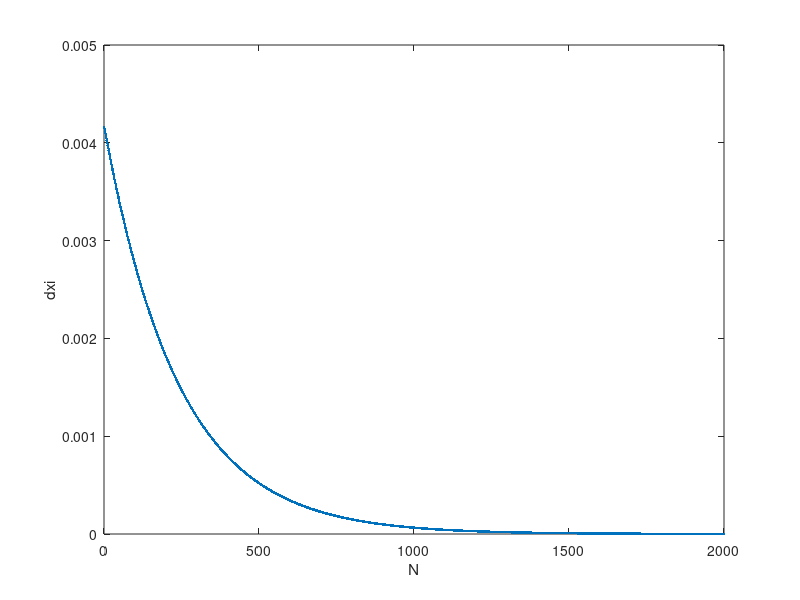
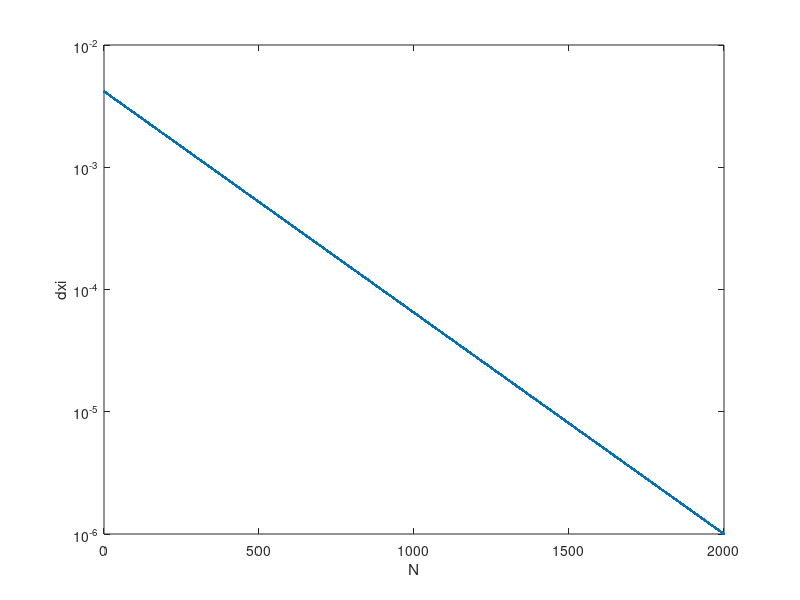

Write MATLAB code to recreate these figures, in order. (Note: this script raises an error after producing the figures.)
%Implicit NR solver for Fisher-Stefan on a geometrically-spaced mesh
clearvars
N=2000; %N is the number of intervals
dxi0 = 1e-6; %smallest grid space on RHS
ff = @(x) (1-x^N)/(1-x)-1/dxi0;
ee = fsolve(ff,1.01);
% format long
% ee
xi=zeros(1,N+1);
dxi=zeros(1,N);
xi(1,N+1)=1.0;
term=0;
for i=N:-1:1
    term=term+1;
    xi(1,i) = xi(1,i+1)-dxi0*ee^(term-1);
    dxi(1,i) = xi(1,i+1)-xi(1,i);
end
xi(1,1)=0;
figure 
plot(dxi,'.')
 xlabel('N')
 ylabel('dxi')
 
 figure
 plot(dxi,'.')
 xlabel('N')
 ylabel('dxi')
 set(gca, 'YScale', 'log')

dt=0.0001;
T=6.5;
tol=1e-10;
L0=1000.0;
l=L0;
pl=l;
kappa=-1.01;
maxsteps=round(T/dt);
Lrecord=zeros(maxsteps+1,1);
Lrecord(1,1)=L0;
wsrecord=zeros(maxsteps+1,1);
wsrecord(1,1)=0;



a=zeros(1,N+1);
b=zeros(1,N+1);
c=zeros(1,N+1);
d=zeros(1,N+1);
u=0.5*ones(1,N+1);
pu=0.5*ones(1,N+1);
delu=ones(1,N+1);
u(1,N+1)=0;
pu(1,N+1)=0;


t=0.0;


for i=1:maxsteps
    t=t+dt;
    kk=0;
    delu=ones(1,N+1);
    while norm(delu,Inf) > tol
        kk=kk+1;
        
a(1,1)=0.0;
b(1,1)=-1.0;
c(1,1)=1.0;
d(1,1)=-1*(u(1,2)-u(1,1));

a(1,N+1)=0.0;
b(1,N+1)=1.0;
c(1,N+1)=0.0;
d(1,N+1)=0.0-u(1,N+1);

for j=2:N
    hp=dxi(j);
    hm=dxi(j-1);
    alpha = 1/(hm*(hm+hp));
    beta = -1/(hm*hp);
    delta = 1/(hp*(hm+hp));
    
a(1,j)=2*alpha/l^2-xi(1,j)*(l-pl)*alpha*hp/(l*dt);
b(1,j)=-1.0/dt+1.0-2.0*u(1,j)+2*beta/l^2-xi(1,j)*(l-pl)*beta*(hm-hp)/(l*dt);
c(1,j)=2*delta/l^2+xi(1,j)*(l-pl)*delta*hm/(l*dt);
d(1,j)=(u(1,j)-pu(1,j))/dt-2*(alpha*u(1,j-1)+beta*u(1,j)+delta*u(1,j+1))/l^2 ...
-xi(1,j)*(l-pl)*(delta*hm*u(1,j+1)+beta*(hm-hp)*u(1,j)-alpha*hp*u(1,j-1))/(l*dt)...
-u(1,j)*(1-u(1,j));    

end

delu = thomas(N+1,a,b,c,d);

u(1,:)=u(1,:)+delu(1,:); 

%l=pl+dt*kappa*u(1,N)/(pl*dxi0);

    hp=dxi(N);
    hm=dxi(N-1);
    alpha = 1/(hm*(hm+hp));
    beta = -1/(hm*hp);

l=pl-(dt*kappa/(pl))*(alpha*u(1,N-1)*hp+beta*u(1,N)*(hp+hm));
    end
    
    if mod(i,1000)==0
    fprintf('Time %d\n',t); 
    fprintf('Iteration %d\n',kk);
    end
    
Lrecord(i+1,1)=l; 
wsrecord(i+1,1)=(l-pl)/dt;
pu(1,:)=u(1,:);
pl=l;
Lrecord(i+1,1)=l;
end

for i=1:N+1
    xx(1,i)=l*xi(1,i);
end
figure
plot(xx,u)
axis([0 1.1*l 0 1.1])
figure
plot(dt*(1:maxsteps+1),Lrecord)


figure
plot(dt*(1:maxsteps+1),wsrecord)
maxspeed = max(abs(wsrecord));
%ylim([-maxspeed,maxspeed]);
xlim([0.1,30]);
%%%%%%%%%%%%%%%%%%%%%%%%%%%%%%%%%%%%%%%%%%%%%%%%
% Subroutines
%%%%%%%%%%%%%%%%%%%%%%%%%%%%%%%%%%%%%%%%%%%%%%%%
% Thomas Algorithm
function x = thomas(N,a,b,c,d)
x=zeros(1,N);
    bb=b;
    dd=d;
    for i=2:N
        ff=a(i)/bb(i-1);
        bb(i)=bb(i)-c(i-1)*ff;
        dd(i)=dd(i)-dd(i-1)*ff;
    end
    
    for i=1:N-1
    x(N)=dd(N)/bb(N);    
    j=N-i;
    x(j)=(dd(j)-c(j)*x(j+1))/bb(j);
    end
end



